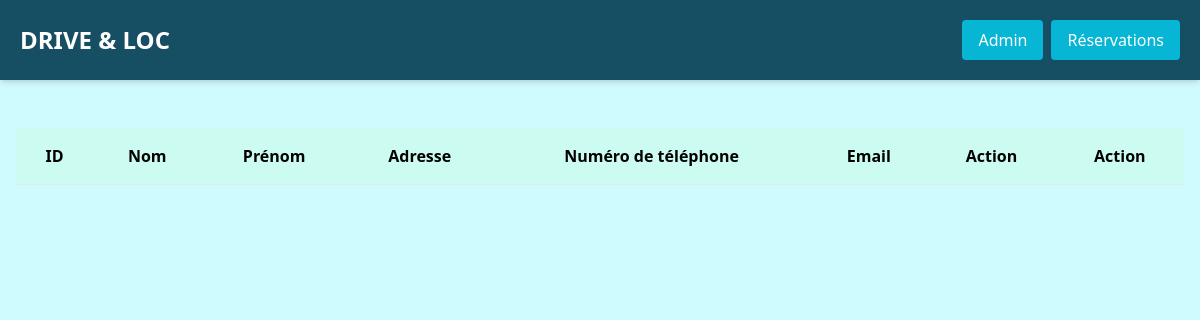
/clientss.php, run on an earlier commit of the app's database.
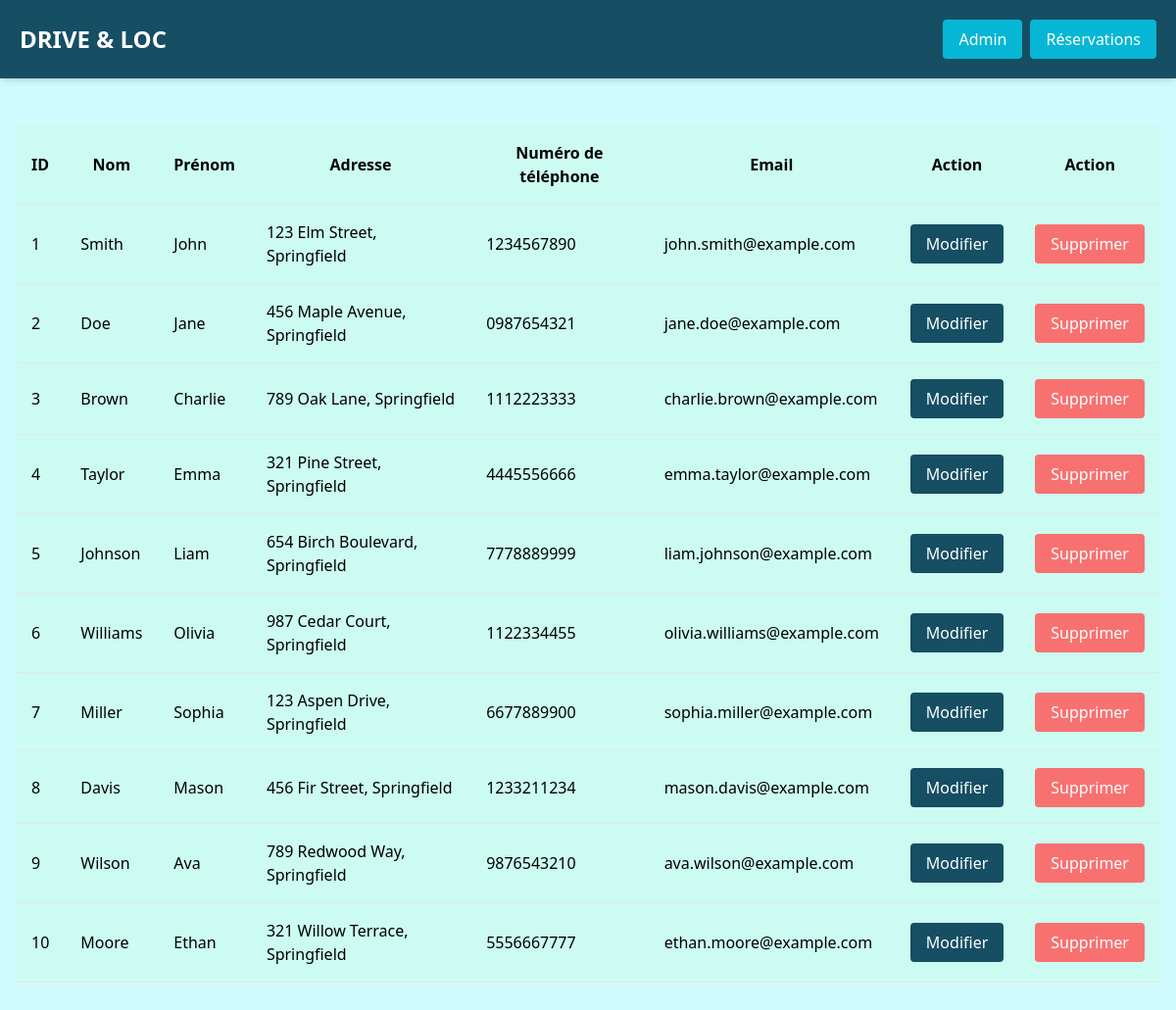
And on a later commit of the database.
### tables this page shows
CREATE TABLE clients (
    id_client INT AUTO_INCREMENT PRIMARY KEY,  
    nom VARCHAR(100) NOT NULL,          
    prenom VARCHAR(100) NOT NULL,      
    adresse TEXT,                      
    numtel VARCHAR(15) NOT NULL,         
    email VARCHAR(255) NOT NULL UNIQUE, 
    mdp VARCHAR(255) NOT NULL,
    id_role INT NOT NULL,
    FOREIGN KEY (id_role) REFERENCES roles (id_role)          
);

### clientss.php (the view, shortened to what this page needs)
<?php
$bd = new DB();
$Connect = $bd->connect();
$sql2 = "SELECT id_client, nom, prenom, adresse, numtel, email FROM clients";
$stmt2 = $Connect->prepare($sql2);
$clients = [];
if ($stmt2->execute()) {
    $stmt2->bind_result($id_client, $nom, $prenom, $adresse, $numtel, $email);
    while ($stmt2->fetch()) {
        $clients[] = [
            'id_client' => $id_client,
            'nom' => $nom,
            'prenom' => $prenom,
            'adresse' => $adresse,
            'numtel' => $numtel,
            'email' => $email,
        ];
    }
} else {
    $ch = "Error: " . $stmt2->error;
    echo "<script>alert('$ch')</script>";
}
?>
<!DOCTYPE html>
<html lang="en">
<head>
    <link href="https://cdn.jsdelivr.net/npm/tailwindcss@2.2.19/dist/tailwind.min.css" rel="stylesheet">
    <script src="https://cdn.tailwindcss.com"></script>
</head>
<body class="bg-cyan-100">
<nav class="bg-cyan-900 fixed w-full top-0 left-0 z-50 flex justify-between items-center p-5 shadow-md transition-colors duration-300">
    <div class="text-2xl font-bold text-white">DRIVE & LOC </div>
    <div class="space-x-2">
        <form method="post" action="" class="inline-flex gap-2">
            <button type="submit" class="bg-cyan-500 hover:bg-cyan-950 text-white px-4 py-2 rounded transition-colors duration-300" name="espaceAdmin">Admin</button>
            <button type="submit" class="bg-cyan-500 hover:bg-cyan-950 text-white px-4 py-2 rounded transition-colors duration-300" name="reservations">Réservations</button>
        </form>
    </div>
</nav>
<div class="mt-32 px-4">
    <table class="w-full bg-teal-100 border-collapse mb-8">
        <thead>
            <tr>
                <th class="p-4 border-b">ID</th>
                <th class="p-4 border-b">Nom</th>
                <th class="p-4 border-b">Prénom</th>
                <th class="p-4 border-b">Adresse</th>
                <th class="p-4 border-b">Numéro de téléphone</th>
                <th class="p-4 border-b">Email</th>
                <th class="p-4 text-center border-b">Action</th>
                <th class="p-4 text-center border-b">Action</th>
            </tr>
        </thead>
        <tbody>
            <?php foreach ($clients as $client) : ?>
                <tr>
                    <td class="p-4 border-b"><?php echo $client['id_client']; ?></td>
                    <td class="p-4 border-b"><?php echo $client['nom']; ?></td>
                    <td class="p-4 border-b"><?php echo $client['prenom']; ?></td>
                    <td class="p-4 border-b"><?php echo $client['adresse']; ?></td>
                    <td class="p-4 border-b"><?php echo $client['numtel']; ?></td>
                    <td class="p-4 border-b"><?php echo $client['email']; ?></td>
                    <td class="p-4 text-center border-b">
                        <form method="post" action="">
                            <button type="submit" class="bg-cyan-900 hover:bg-cyan-500 text-white px-4 py-2 rounded transition-colors duration-300" name="modifier">Modifier</button>
                        </form>
                    </td>
                    <td class="p-4 text-center border-b">
                        <form method="post" action="">
                            <button type="submit" class="bg-red-400 hover:bg-red-600 text-white px-4 py-2 rounded transition-colors duration-300" name="supprime">Supprimer</button>
                        </form>
                    </td>
                </tr>
            <?php endforeach; ?>
        </tbody>
    </table>
</div>
</body>
</html>

What changed in the data, as far as the page shows it:
added clients: id_client "1", nom "Smith", prenom "John", adresse "123 Elm Street, Springfield", numtel "1234567890", email "john.smith@example.com"
added clients: id_client "2", nom "Doe", prenom "Jane", adresse "456 Maple Avenue, Springfield", numtel "0987654321", email "jane.doe@example.com"
added clients: id_client "3", nom "Brown", prenom "Charlie", adresse "789 Oak Lane, Springfield", numtel "1112223333", email "charlie.brown@example.com"
added clients: id_client "4", nom "Taylor", prenom "Emma", adresse "321 Pine Street, Springfield", numtel "4445556666", email "emma.taylor@example.com"
added clients: id_client "5", nom "Johnson", prenom "Liam", adresse "654 Birch Boulevard, Springfield", numtel "7778889999", email "liam.johnson@example.com"
added clients: id_client "6", nom "Williams", prenom "Olivia", adresse "987 Cedar Court, Springfield", numtel "1122334455", email "olivia.williams@example.com"
added clients: id_client "7", nom "Miller", prenom "Sophia", adresse "123 Aspen Drive, Springfield", numtel "6677889900", email "sophia.miller@example.com"
added clients: id_client "8", nom "Davis", prenom "Mason", adresse "456 Fir Street, Springfield", numtel "1233211234", email "mason.davis@example.com"
added clients: id_client "9", nom "Wilson", prenom "Ava", adresse "789 Redwood Way, Springfield", numtel "9876543210", email "ava.wilson@example.com"
added clients: id_client "10", nom "Moore", prenom "Ethan", adresse "321 Willow Terrace, Springfield", numtel "5556667777", email "ethan.moore@example.com"
